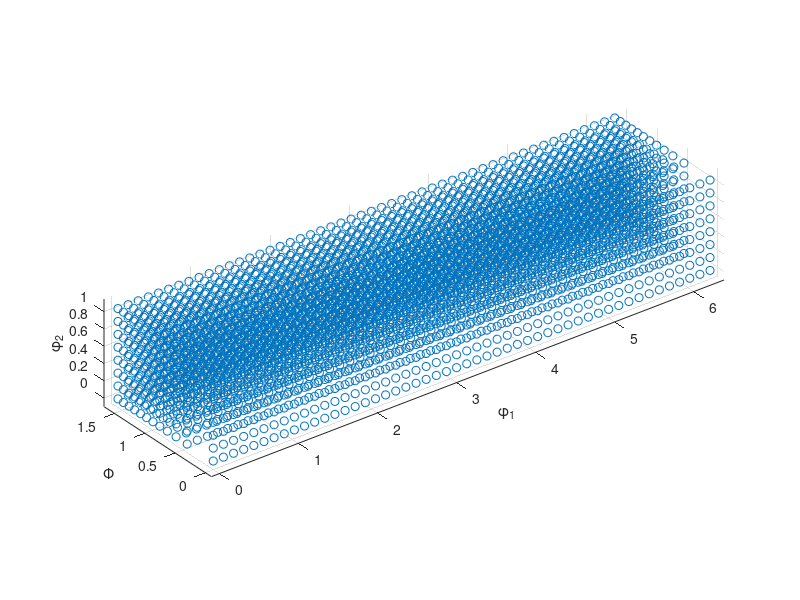

Reproduce this figure in MATLAB. (Note: this script raises an error after producing the figure.)
%% Set up / specify variables

clear; clc; close('all'); rng('shuffle')

set_id = 'val';
el = 21;
H = 15;
ns = 10;


%% angles for phi2 = 0 zero faces

% v_phi1 = linspace(0,2*pi(),20);
% v_Phi = acos(linspace(0,.95,5));
% 
% [X,Y] = meshgrid(v_phi1,v_Phi);
% 
% Xtop = X(1:end,1:end);
% Ytop = Y(1:end,1:end);
% top = [Xtop(:),Ytop(:)];
% 
% euler = [top; 0, 0];  euler = [euler, zeros(size(euler(:,1)))];


%% generate 'full' hexagonal-triclinic fundamental zone

phi1len = 50;

v_phi1 = linspace(0,2*pi(),phi1len);
v_Phi = acos(linspace(0,1,0.25*phi1len));
v_phi2 = linspace(0,pi()/3,round(phi1len/6));
[X,Y,Z] = meshgrid(v_phi1,v_Phi,v_phi2);

euler = [X(:),Y(:),Z(:)];

disp(length(X(:)))


%% plot the selected set of euler angles

figure(1)

scatter3(euler(:,1),euler(:,2),euler(:,3),'bo')
xlabel('\phi_1'); ylabel('\Phi'); zlabel('\phi_2');
axis equal
axis([ min(euler(:,1))-.1 max(euler(:,1))+.1 min(euler(:,2))-.1 max(euler(:,2))+.1 min(euler(:,3))-.1 max(euler(:,3))+.1])

%% convert euler angles to GSH coefficents

[gsh] = euler2gsh(euler,H);
gsh = gsh';

filename = sprintf('angleset_H%i_%s.mat',H,set_id);

save(filename,'euler','gsh')

%% generate nodesets

nodesets(el)


%% generate main .inp files

inpgenerator(set_id,ns)


%% generate orientation .inp files

angleset = ori_file_generator(el,ns,set_id,euler);

%% generate gsh coefficients

gshS = zeros(el^3,ns,H);

for sn = 1:ns
    gshS(:,sn,:) = gsh(angleset(:,sn),:);
end

filename = sprintf('micr_H%i_%s.mat',H,set_id);
save(filename,'gshS')
